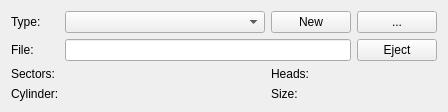
           <widget class="QWidget" name="IDC_HDPANEL_2">
            <layout class="QGridLayout" name="hdPanel2Layout">
             <item row="0" column="0">
              <widget class="QLabel" name="IDC_HDD_LABEL_20">
               <property name="text">
                <string>Type:</string>
               </property>
              </widget>
             </item>
             <item row="0" column="1">
              <widget class="QComboBox" name="IDC_COMBODRIVETYPE_2">
               <property name="minimumSize">
                <size>
                 <width>200</width>
                 <height>0</height>
                </size>
               </property>
              </widget>
             </item>
             <item row="0" column="2">
              <widget class="QPushButton" name="IDC_NEW_2">
               <property name="text">
                <string>New</string>
               </property>
              </widget>
             </item>
             <item row="0" column="3">
              <widget class="QPushButton" name="IDC_FILE_2">
               <property name="toolTip">
                <string>Browse</string>
               </property>
               <property name="text">
                <string>...</string>
               </property>
              </widget>
             </item>
             <item row="1" column="0">
              <widget class="QLabel" name="IDC_HDD_LABEL_21">
               <property name="text">
                <string>File:</string>
               </property>
              </widget>
             </item>
             <item row="1" column="1" colspan="2">
              <widget class="QLineEdit" name="IDC_EDIT_FN_2">
               <property name="readOnly">
                <bool>true</bool>
               </property>
              </widget>
             </item>
             <item row="1" column="3">
              <widget class="QPushButton" name="IDC_EJECT_2">
               <property name="text">
                <string>Eject</string>
               </property>
              </widget>
             </item>
             <item row="2" column="0">
              <widget class="QLabel" name="IDC_HDD_LABEL_22">
               <property name="text">
                <string>Sectors:</string>
               </property>
              </widget>
             </item>
             <item row="2" column="1">
              <widget class="QLabel" name="IDC_EDIT_SPT_2">
               <property name="text">
                <string/>
               </property>
              </widget>
             </item>
             <item row="2" column="2">
              <widget class="QLabel" name="IDC_HDD_LABEL_23">
               <property name="text">
                <string>Heads:</string>
               </property>
              </widget>
             </item>
             <item row="2" column="3">
              <widget class="QLabel" name="IDC_EDIT_HPC_2">
               <property name="text">
                <string/>
               </property>
              </widget>
             </item>
             <item row="3" column="0">
              <widget class="QLabel" name="IDC_HDD_LABEL_24">
               <property name="text">
                <string>Cylinder:</string>
               </property>
              </widget>
             </item>
             <item row="3" column="1">
              <widget class="QLabel" name="IDC_EDIT_CYL_2">
               <property name="text">
                <string/>
               </property>
              </widget>
             </item>
             <item row="3" column="2">
              <widget class="QLabel" name="IDC_HDD_LABEL_25">
               <property name="text">
                <string>Size:</string>
               </property>
              </widget>
             </item>
             <item row="3" column="3">
              <widget class="QLabel" name="IDC_TEXT_SIZE_2">
               <property name="text">
                <string/>
               </property>
              </widget>
             </item>
            </layout>
           </widget>
